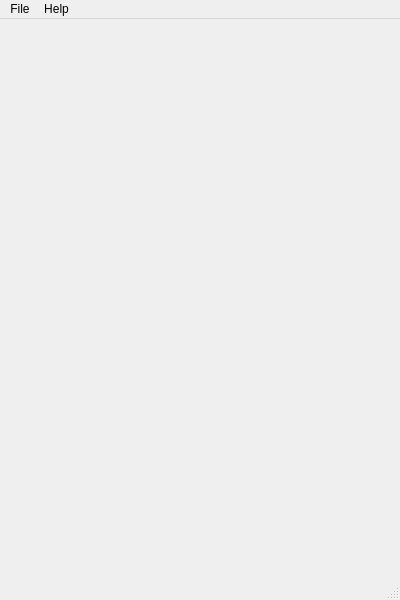
<?xml version="1.0" encoding="UTF-8"?>
<ui version="4.0">
 <class>$(ProjectName)FrameBase</class>
 <widget class="QMainWindow" name="$(ProjectName)FrameBase">
  <property name="windowModality">
   <enum>Qt::ApplicationModal</enum>
  </property>
  <property name="geometry">
   <rect>
    <x>0</x>
    <y>0</y>
    <width>400</width>
    <height>600</height>
   </rect>
  </property>
  <property name="windowTitle">
   <string>$(ProjectName)</string>
  </property>
  <property name="windowIcon">
   <iconset resource="resources.qrc">
    <normaloff>:/icons/res/$(ProjectName).ico</normaloff>:/icons/res/$(ProjectName).ico</iconset>
  </property>
  <widget class="QWidget" name="m_centralWidget">
   <property name="enabled">
    <bool>true</bool>
   </property>
   <property name="sizePolicy">
    <sizepolicy hsizetype="MinimumExpanding" vsizetype="Preferred">
     <horstretch>0</horstretch>
     <verstretch>0</verstretch>
    </sizepolicy>
   </property>
   <layout class="QVBoxLayout" name="verticalLayout"/>
  </widget>
  <widget class="QMenuBar" name="m_menuBar">
   <property name="geometry">
    <rect>
     <x>0</x>
     <y>0</y>
     <width>461</width>
     <height>25</height>
    </rect>
   </property>
   <widget class="QMenu" name="m_menuFile">
    <property name="title">
     <string>File</string>
    </property>
    <addaction name="actionExit"/>
   </widget>
   <widget class="QMenu" name="m_menuHelp">
    <property name="title">
     <string>Help</string>
    </property>
    <addaction name="actionAbout"/>
   </widget>
   <addaction name="m_menuFile"/>
   <addaction name="m_menuHelp"/>
  </widget>
  <widget class="QStatusBar" name="m_statusBar"/>
  <action name="actionAbout">
   <property name="text">
    <string>About</string>
   </property>
  </action>
  <action name="actionExit">
   <property name="text">
    <string>Exit</string>
   </property>
  </action>
 </widget>
 <layoutdefault spacing="5" margin="5"/>
 <resources>
  <include location="icons.qrc"/>
 </resources>
 <connections>
  <connection>
   <sender>actionExit</sender>
   <signal>activated()</signal>
   <receiver>$(ProjectName)FrameBase</receiver>
   <slot>close()</slot>
   <hints>
    <hint type="sourcelabel">
     <x>-1</x>
     <y>-1</y>
    </hint>
    <hint type="destinationlabel">
     <x>230</x>
     <y>249</y>
    </hint>
   </hints>
  </connection>
 </connections>
</ui>
